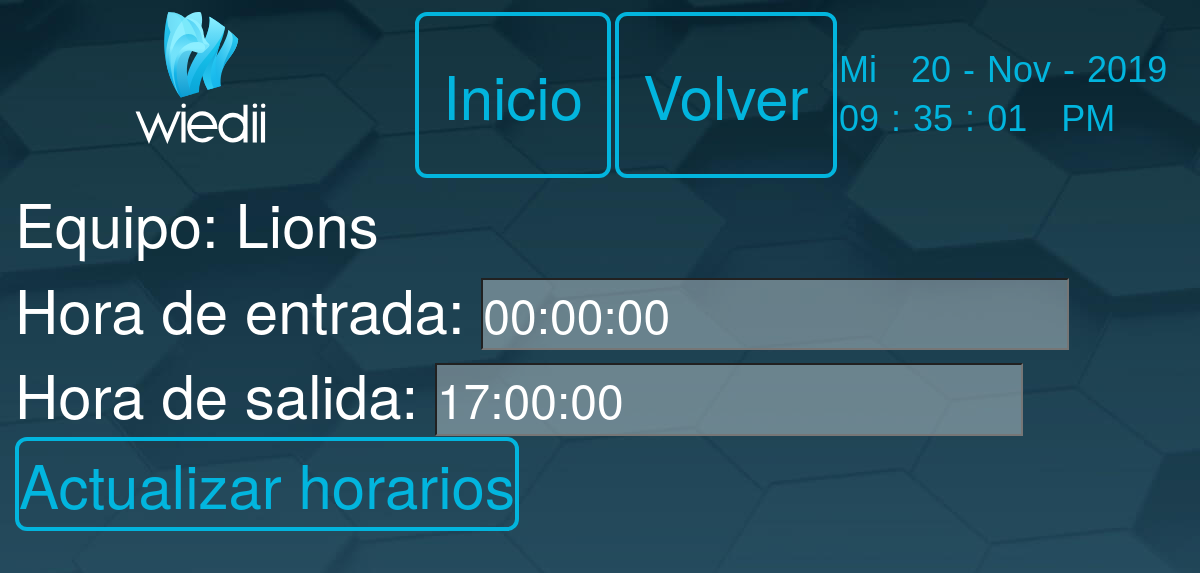
The app's page /include/edit_teams.php?id=2 with its own data.
### tables this page shows
CREATE TABLE `equipos` (
  `Id_equipo` int(11) NOT NULL,
  `nombre_equipo` varchar(255) NOT NULL,
  `hora_entrada` time NOT NULL,
  `hora_salida` time NOT NULL
);

### include/edit_teams.php (the view, shortened to what this page needs)
<?php
include "../db.php";
$hora_entrada = '';
$hora_salida= '';
if  (isset($_GET['id'])) {
  $id = $_GET['id'];
  $query = "SELECT * FROM equipos WHERE Id_equipo=$id";
  $result_team = mysqli_query($conn, $query);
  if (mysqli_num_rows($result_team) == 1) {
    $row = mysqli_fetch_array($result_team);
    $hora_entrada = $row['hora_entrada'];
    $hora_salida= $row['hora_salida'];
    $equipo=$row['nombre_equipo'];
  }
  else echo "<script>
         alert('No ha encontrado nada, error en la base de datos');window.history.back()</script>";
}
?>
<?php include('header.php'); ?>
<div class="container p-4">
  <div class="row">
    <div class="">
      <div class="card card-body">
      <form action="edit_teams.php?id=<?php echo $_GET['id']; ?>" method="POST">
        <div class="form-group" style="margin-top: 15vw;">
          Equipo: <?php echo $equipo?>
          <br>
          Hora de entrada:
          <input name="hora_entrada" type="text"  value="<?php echo $hora_entrada; ?>"
          placeholder="07:00:00">
          <br>
          Hora de salida:
          <input name="hora_salida" value="<?php echo $hora_salida; ?>"placeholder="07:00:00" >
        <br>
        <button class="bguarda btn" name="updatet">
          Actualizar horarios</button>
        </div>
      </form>
      </div>
    </div>
  </div>
</div>
<?php include('footer.php'); ?>

### css/style.css (style rules this page uses)
body { font-family: "Helvetica Neue", Helvetica, Arial, sans-serif; font-size: 5vw; line-height: 1.42857143; color: white; }
.bguarda { margin-top: 0vw; background-color: transparent; border: 4px solid rgb(2, 181, 222); color: rgb(2, 181, 222); padding: 0vw 0vw; text-align: center; text-decoration: none; display: inline-block; font-size: 5vw; border-radius: 12px; }
* { margin: 0; padding: 0; box-sizing: border-box; }
input { background-color: rgba(238, 244, 245, 0.363); color: white; }
::placeholder { color: white; opacity: 1; }
button, input, optgroup, select, textarea { color: white; background-color: rgba(238, 244, 245, 0.363); font-size: 4vw; font-size-adjust: none; }

### records on screen
equipos: nombre_equipo "Lions", hora_entrada "00:00:00", hora_salida "17:00:00"
